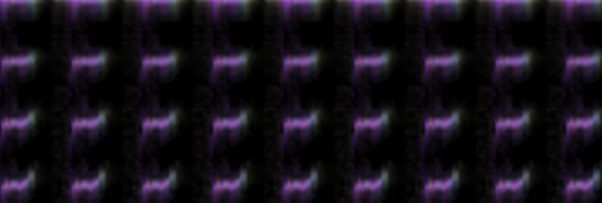
#> input picture python/src/carfac/image/tone1_SAI.png, 602 x 203 px
$ python tone_SAI_main.py
#> lines starting #> are read from the running program, lines starting #| are printed output that depends on the picture
import matplotlib.pyplot as plt
from matplotlib.widgets import Button
import matplotlib.image as mpimg
import sys
from pathlib import Path
import subprocess

class TonePlayer:
    def __init__(self):
        # Auto-detect image file paths
        self.tone_images = self._find_tone_images()

        # Create figure
        self.fig = plt.figure(figsize=(12, 8))
        self.fig.patch.set_facecolor('white')

        self._setup_interface()

    def _find_tone_images(self):
        """Auto-detect tone image files from multiple possible locations"""
        script_dir = Path(__file__).parent.resolve()

        # Try multiple possible locations
        possible_locations = [
            script_dir / 'image',
            script_dir / 'images',
            script_dir.parent / 'image',
            script_dir.parent / 'images',
            Path.cwd() / 'image',
            Path.cwd() / 'images',
        ]

        tone_images = {}
        filenames = {
            1: 'tone1_SAI.png',
            2: 'tone2_SAI.png',
            3: 'tone3_SAI.png',
            4: 'tone4_SAI.png',
        }

        # Try to find images in each location
        for location in possible_locations:
            if location.exists():
                print(f"Checking for images: {location}")
                all_found = True
                temp_images = {}

                for tone_num, filename in filenames.items():
                    image_path = location / filename
                    if image_path.exists():
                        temp_images[tone_num] = str(image_path)
                    else:
                        all_found = False
                        break

                if all_found:
                    tone_images = temp_images
                    print(f"✓ Found all tone images in: {location}\n")
                    break

        if not tone_images:
            print("⚠️ Warning: Could not find tone image files!")
            print("  Will use pattern lines instead")
            print("  To use images, place them in:")
            print(f"  - {script_dir / 'image'}")
            print("\n  Expected filenames:")
            for tone_num, filename in filenames.items():
                print(f"  - {filename}")
            print()

        return tone_images

    def _setup_interface(self):
        # Main axis for layout
        main_ax = self.fig.add_axes([0.05, 0.1, 0.9, 0.8])
        main_ax.set_xlim(0, 4)
        main_ax.set_ylim(0, 3)
        main_ax.axis('off')

        # Tone display boxes (top row)
        tone_colors = ['#E53935', '#FFA726', '#7CB342', '#5C6BC0']  # Red, Orange, Green, Blue

        for i in range(4):
            x_pos = i

            # Tone box (visual representation area) - Thinner width
            box_ax = self.fig.add_axes([0.10 + i * 0.23, 0.45, 0.05, 0.40])
            box_ax.axis('off')

            # Draw tone pattern or display image in the box
            if self.tone_images and (i + 1) in self.tone_images:
                self._display_tone_image(box_ax, i + 1)
            else:
                box_ax.set_xlim(0, 1)
                box_ax.set_ylim(0, 1)
                box_ax.set_facecolor('#f0f0f0')
                self._draw_tone_pattern(box_ax, i + 1, tone_colors[i])

            # Tone label below the image
            main_ax.text(x_pos + 0.4, 1.0, f'Tone {i + 1}',
                        fontsize=16, ha='center', va='center', weight='bold')

        # OK button (centered at bottom)
        ok_ax = plt.axes([0.40, 0.15, 0.20, 0.08])
        self.ok_btn = Button(ok_ax, 'OK', color='lightgray', hovercolor='#cccccc')
        self.ok_btn.label.set_fontsize(16)
        self.ok_btn.label.set_weight('bold')
        self.ok_btn.on_clicked(self.close_window)

    # [14 lines left out: function _draw_tone_pattern, not called in this run]

    def _display_tone_image(self, ax, tone_num):
        """Display SAI image for the tone"""
#> called with tone_num = 1
        try:
            image_path = self.tone_images[tone_num]
            img = mpimg.imread(image_path)
#> img is the input picture: shape (203, 602, 4) float32; mean R, G, B, A 0.0857, 0.0648, 0.101, 1

            # Display image without limits
            ax.imshow(img)
            ax.set_aspect('auto')

            print(f"✓ Displayed image for Tone {tone_num}: {Path(image_path).name}")
        except Exception as e:
            print(f"Error loading image for Tone {tone_num}: {e}")
            import traceback
            traceback.print_exc()

            # Fallback to pattern
            tone_colors = ['#E53935', '#FFA726', '#7CB342', '#5C6BC0']
            ax.set_xlim(0, 1)
            ax.set_ylim(0, 1)
            ax.set_facecolor('#f0f0f0')
            self._draw_tone_pattern(ax, tone_num, tone_colors[tone_num - 1])

    # [43 lines left out: functions close_window, _launch_next_script, not called in this run]

    def show(self):
        """Display the GUI"""
        plt.show()
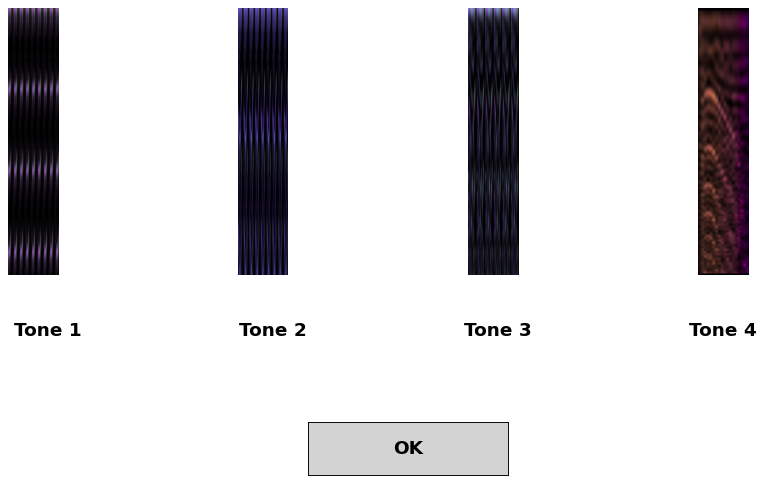
#> figure drawn by matplotlib, 4 panels


if __name__ == '__main__':
    print("="*60)
    print("MANDARIN TONE VISUALIZER")
    print("="*60)
    print("View the tone patterns above.")
    print("Click OK to close the application and proceed.")
    print("="*60 + "\n")

    player = TonePlayer()
    player.show()
